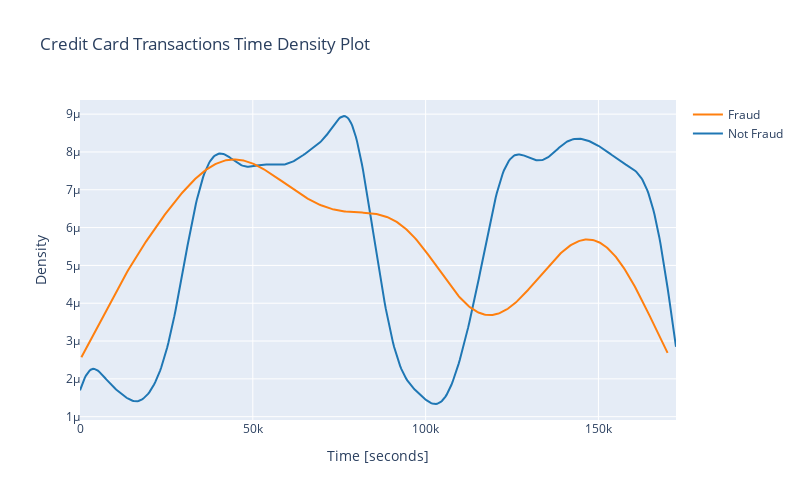

The notebook cell saved with this chart:
### Markdown cell above
Vi) Data Exploration & Data Preprocessing  :- Transaction in time 

Data Exploration is the initial step in the data analysis process, where data is thoroughly examined to understand its structure, patterns, and relationships. This stage involves statistical summaries, visualizations, and identifying key characteristics such as distributions, outliers, and correlations between features. The goal is to uncover insights, detect anomalies, and formulate hypotheses for further analysis or model development.

Data Preprocessing follows data exploration and prepares the data for machine learning models. It includes cleaning the data by handling missing values, removing duplicates, and addressing outliers. Additionally, it involves feature scaling, encoding categorical variables, and normalizing or transforming features to ensure consistency and improve model performance. Effective data preprocessing helps in improving the accuracy, efficiency, and interpretability of machine learning algorithms, making it a crucial step for building successful models.

### Code cell
#filter 'Time' column for both classes: 0 (Not Fraud), 1 (Fraud)
class_0 = df.loc[df['Class'] == 0]['Time']
class_1 = df.loc[df['Class'] == 1]['Time']
#Create a histogram distribution plot 
hist_data = [class_0, class_1]
group_labels = ['Not Fraud', 'Fraud']

fig = ff.create_distplot(hist_data, group_labels, show_hist=False, show_rug=False)
fig.update_layout(
    title='Credit Card Transactions Time Density Plot',
    xaxis_title='Time [seconds]',
    yaxis_title='Density',
    width=800,
    height=500
)
iplot(fig)
plt.show()

### Figure 1 — Plotly figure (JSON) as saved in the notebook; plotly's stock layout.template omitted (floating-point values rounded to 4 significant figures; data arrays with more than 128 entries replaced by an {"elided": "..."} marker saying what was removed)
{"data": [{"legendgroup": "Not Fraud", "marker": {"color": "rgb(31, 119, 180)"}, "mode": "lines", "name": "Not Fraud", "showlegend": true, "type": "scatter", "x": {"elided": "500 float values"}, "xaxis": "x", "y": {"elided": "500 float values"}, "yaxis": "y"}, {"legendgroup": "Fraud", "marker": {"color": "rgb(255, 127, 14)"}, "mode": "lines", "name": "Fraud", "showlegend": true, "type": "scatter", "x": {"elided": "500 float values"}, "xaxis": "x", "y": {"elided": "500 float values"}, "yaxis": "y"}], "layout": {"barmode": "overlay", "height": 500, "hovermode": "closest", "legend": {"traceorder": "reversed"}, "title": {"text": "Credit Card Transactions Time Density Plot"}, "width": 800, "xaxis": {"anchor": "y2", "autorange": true, "domain": [0, 1], "range": [0, 172400.0], "title": {"text": "Time [seconds]"}, "type": "linear", "zeroline": false}, "yaxis": {"anchor": "free", "autorange": true, "domain": [0, 1], "position": 0, "range": [9.122e-07, 9.374e-06], "title": {"text": "Density"}, "type": "linear"}}}
